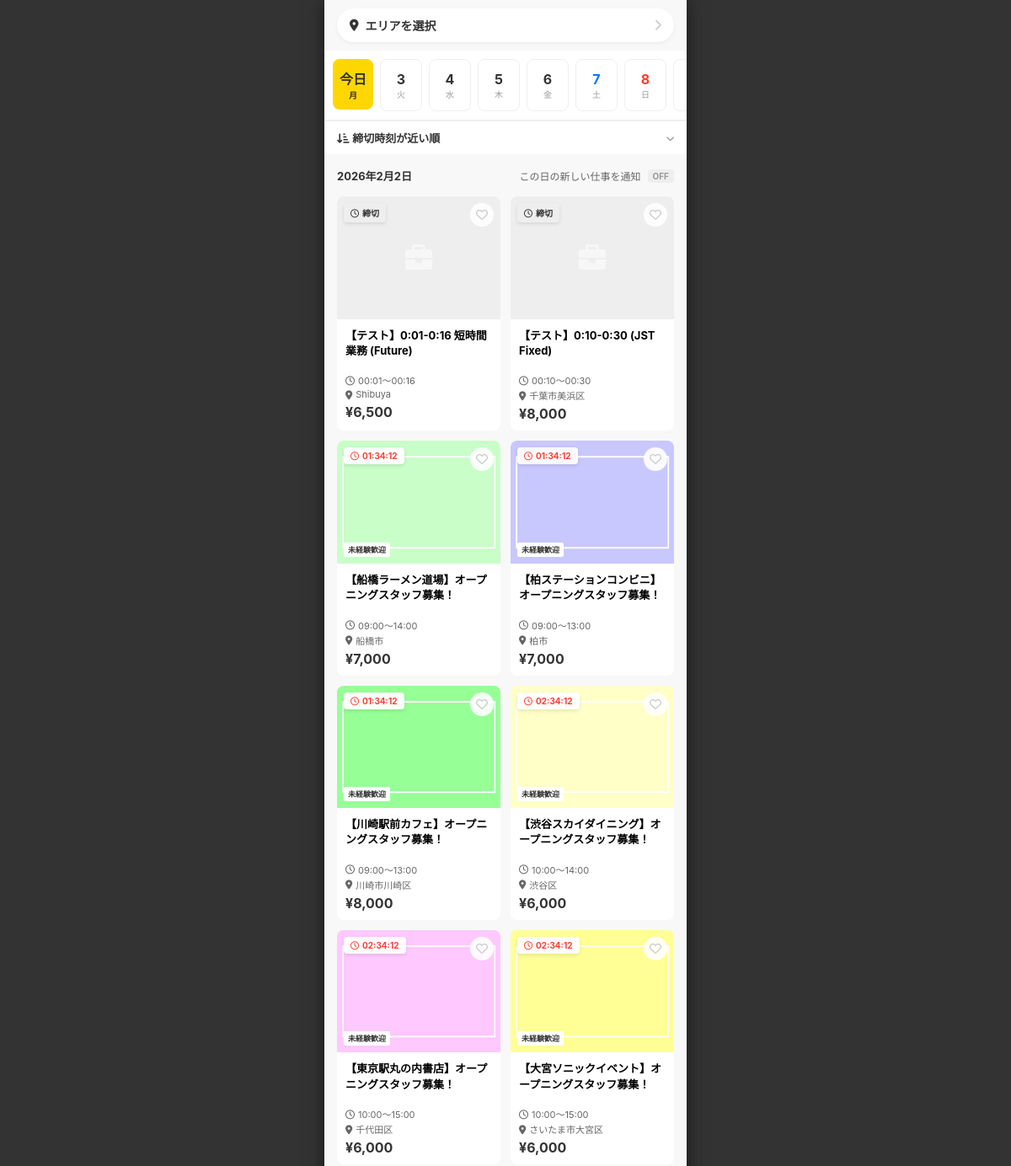
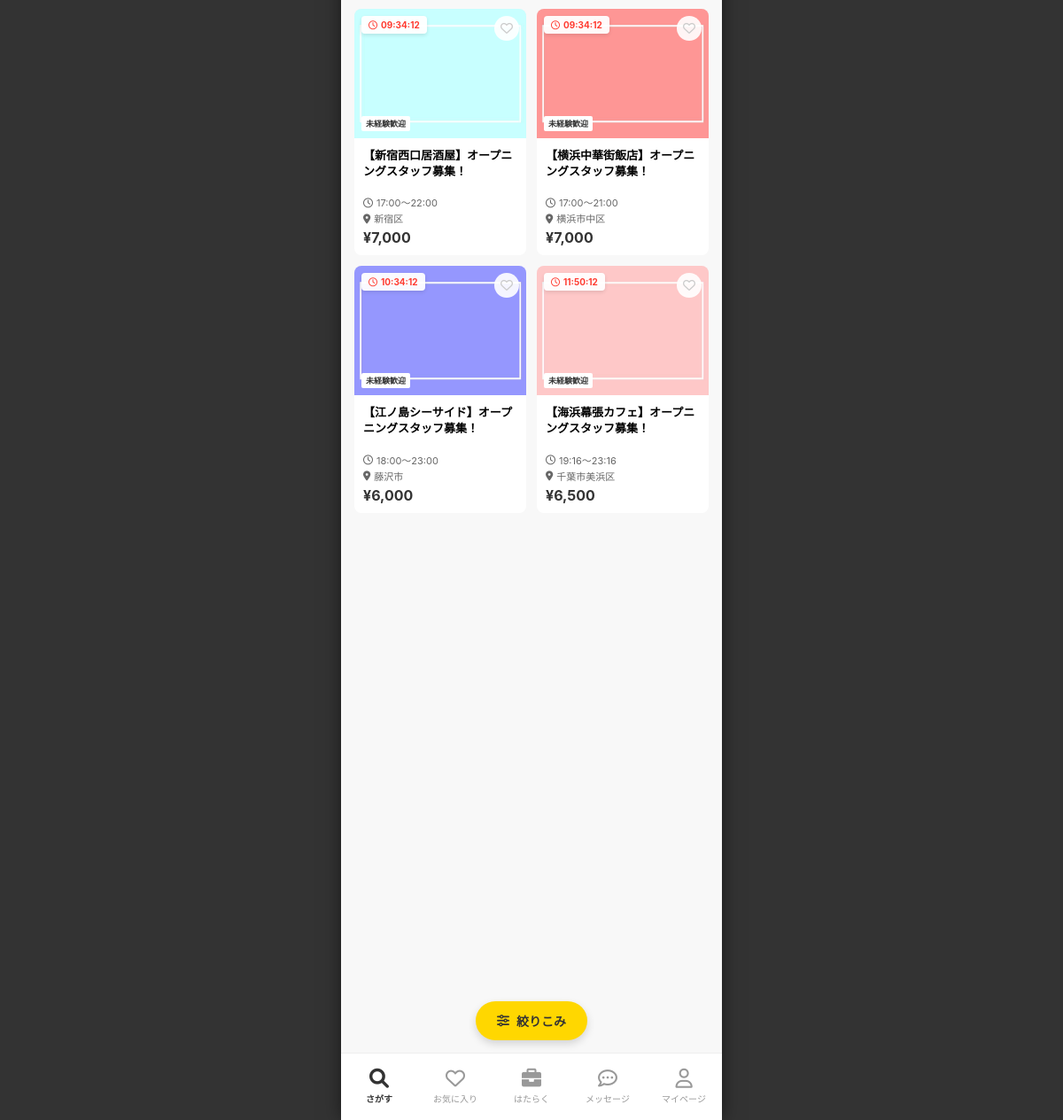
/home/, run on the app's committed database (2 pictures, top to bottom).
### business/models.py (models this page shows, shortened)
class JobPosting(models.Model):
    template = models.ForeignKey(JobTemplate, on_delete=models.CASCADE)
    work_date = models.DateField("勤務日")
    start_time = models.TimeField("開始時間")
    end_time = models.TimeField("終了時間")
    title = models.CharField("求人タイトル", max_length=200)
    work_content = models.TextField("業務内容", blank=True, null=True)
    is_long_term = models.BooleanField("長期バイト募集", default=False)
    hourly_wage = models.IntegerField("時給", default=1100)
    transportation_fee = models.IntegerField("交通費", default=500)
    recruitment_count = models.IntegerField("募集人数", default=1)
    break_start = models.TimeField("休憩開始時間", null=True, blank=True)
    break_duration = models.IntegerField("休憩時間(分)", default=0)
    application_deadline = models.DateTimeField("応募締切日時", null=True, blank=True)
    VISIBILITY_CHOICES = [
        ('public', '一般公開'),
        ('badge', 'バッジ限定'),
        ('group', 'グループ限定'),
        ('first_time', '初回ワーカー限定'),
        ('url', 'URL限定'),
    ]
    visibility = models.CharField("公開範囲", max_length=20, choices=VISIBILITY_CHOICES, default='public')
    is_published = models.BooleanField(default=True)
    created_at = models.DateTimeField(auto_now_add=True)
    @property
    def total_payment(self):
        return (self.hourly_wage * 5) + self.transportation_fee

class JobTemplate(models.Model):
    store = models.ForeignKey(Store, on_delete=models.CASCADE)
    title = models.CharField("求人タイトル", max_length=200)
    industry = models.CharField("業種", max_length=100)
    occupation = models.CharField("職種", max_length=100)
    work_content = models.TextField("業務内容")
    precautions = models.TextField("注意事項")
    has_unexperienced_welcome = models.BooleanField("未経験者歓迎", default=False)
    has_bike_car_commute = models.BooleanField("バイク/車通勤可", default=False)
    has_clothing_free = models.BooleanField("服装自由", default=False)
    has_coupon_get = models.BooleanField("クーポンGET", default=False)
    has_meal = models.BooleanField("まかないあり", default=False)
    has_hair_color_free = models.BooleanField("髪型/カラー自由", default=False)
    has_bike_bicycle_commute = models.BooleanField("バイク/自転車通勤可", default=False)
    has_bicycle_commute = models.BooleanField("自転車通勤可", default=False)
    has_transportation_allowance = models.BooleanField("交通費支給", default=False)
    belongings = models.TextField("持ち物", blank=True, null=True)
    requirements = models.TextField("働くための条件", blank=True, null=True)
    manual_pdf = models.FileField("業務に関する書類(PDF)", upload_to='job_manuals/', null=True, blank=True)
    address = models.CharField("就業場所の住所", max_length=255)
    access = models.TextField("アクセス", blank=True, null=True)
    contact_number = models.CharField("緊急連絡先", max_length=20)
    SMOKING_CHOICES = [
        ('indoor_no_smoking', '屋内禁煙'),
        ('indoor_smoking_separate', '分煙'),
        ('indoor_smoking_ok', '屋内喫煙可'),
    ]
    smoking_prevention = models.CharField("受動喫煙防止措置", max_length=50, choices=SMOKING_CHOICES, default='indoor_no_smoking')
    has_smoking_area = models.BooleanField("喫煙可能エリアでの作業あり", default=False)
    question1 = models.CharField("働く前の質問1", max_length=200, blank=True, null=True)
    question2 = models.CharField("働く前の質問2", max_length=200, blank=True, null=True)
    question3 = models.CharField("働く前の質問3", max_length=200, blank=True, null=True)
    requires_qualification = models.BooleanField("資格が必要ですか？", default=False)
    QUAL_CHOICES = [
        ('none', '選択してください'),
        ('ordinary_car_license', '普通自動車免許'),
        ('mid_size_car_license', '中型自動車免許'),
        ('large_size_car_license', '大型自動車免許'),
        ('semi_mid_size_car_license', '準中型自動車免許'),
        ('motorcycle_license', '普通自動二輪車免許'),
        ('large_motorcycle_license', '大型自動二輪車免許'),
        ('moped_license', '原付免許'),
        ('forklift', 'フォークリフト'),
        ('hazardous_materials_b4', '危険物取扱者（乙4）'),
        ('food_hygiene_manager', '食品衛生責任者'),
        ('cook', '調理師'),
        ('nursing_care_basics', '介護職員初任者研修'),
        ('registered_seller', '登録販売者'),
        ('security_guard_training', '警備員新任教育受講済'),
        ('health_supervisor', '衛生管理者'),
    ]
    qualification_type = models.CharField("資格種別(旧)", max_length=50, choices=QUAL_CHOICES, default='none', blank=True, null=True)
    qualification = models.ForeignKey(QualificationMaster, on_delete=models.SET_NULL, null=True, blank=True, verbose_name="必須資格")
    qualification_notes = models.TextField("資格の補足情報", blank=True, null=True)
    skills = models.TextField("必要なスキル", blank=True, null=True) # カンマ区切りなどで保存
    other_conditions = models.TextField("その他の条件", blank=True, null=True) # 改行区切りなどで保存
    auto_message = models.TextField("自動送信メッセージ", blank=True, null=True)
    created_at = models.DateTimeField(auto_now_add=True)

class Store(models.Model):
    business = models.ForeignKey(BusinessProfile, on_delete=models.CASCADE)
    store_name = models.CharField("店舗名", max_length=100)
    industry = models.CharField("業種", max_length=50, blank=True, null=True) # 画像準拠で追加
    post_code = models.CharField("郵便番号", max_length=7)
    prefecture = models.CharField("都道府県", max_length=20)
    city = models.CharField("市区町村名", max_length=100)
    address_line = models.CharField("町域・番地", max_length=100)
    building = models.CharField("建物名など", max_length=100, blank=True)
    latitude = models.FloatField("緯度", null=True, blank=True)
    longitude = models.FloatField("経度", null=True, blank=True)

class JobTemplatePhoto(models.Model):
    template = models.ForeignKey(JobTemplate, on_delete=models.CASCADE, related_name='photos')
    image = models.ImageField("写真", upload_to='job_templates/photos/')
    order = models.PositiveIntegerField("表示順", default=0)
    class Meta:
        ordering = ['order']

### jobs/views.py (the view, shortened to what this page needs)
# urls.py: path('home/', job_views.IndexView.as_view(), name='index'),
class IndexView(ListView):
    model = JobPosting
    template_name = 'Searchjobs/index.html'
    context_object_name = 'main_jobs'
    def get_queryset(self):
        self.today = timezone.localdate()
        date_str = self.request.GET.get('date', self.today.strftime('%Y-%m-%d'))
        try:
            self.selected_date = datetime.strptime(date_str, '%Y-%m-%d').date()
        except ValueError:
            self.selected_date = self.today
        self.selected_prefs = self.request.GET.getlist('pref')
        self.selected_prefs = [p for p in self.selected_prefs if p]
        if self.request.user.is_authenticated and not self.selected_prefs and not self.request.GET.get('date'):
            if hasattr(self.request.user, 'workerprofile') and self.request.user.workerprofile.target_prefectures:
                saved_prefs = self.request.user.workerprofile.target_prefectures.split(',')
                self.selected_prefs = [p for p in saved_prefs if p]
        flat_prefs = []
        for p in self.selected_prefs:
            if ',' in p:
                flat_prefs.extend(p.split(','))
            else:
                flat_prefs.append(p)
        self.selected_prefs = flat_prefs
        queryset = JobPosting.objects.filter(is_published=True, work_date=self.selected_date).prefetch_related('template__photos')
        if self.selected_prefs:
            queryset = queryset.filter(template__store__prefecture__in=self.selected_prefs)
        session_filters = self.request.session.get('job_filters', {})
        occupations = session_filters.get('occupations', [])
        if occupations:
            queryset = queryset.filter(template__occupation__in=occupations)
        rewards = session_filters.get('rewards', [])
        treatments = session_filters.get('treatments', [])
        time_ranges = session_filters.get('time_ranges', [])
        exclude_keyword = session_filters.get('exclude_keyword', '')
        if exclude_keyword:
            keywords = exclude_keyword.replace('　', ' ').split()
            for k in keywords:
                if k:
                    queryset = queryset.exclude(title__icontains=k).exclude(template__work_content__icontains=k)
        sort_type = self.request.GET.get('sort', 'deadline') # デフォルトは「締切時刻が近い順」
        if sort_type == 'deadline':
            queryset = queryset.order_by('work_date', 'start_time')
        elif sort_type == 'current_location':
            pass
        elif sort_type == 'specified_location':
            pass
        return queryset
    def get_context_data(self, **kwargs):
        context = super().get_context_data(**kwargs)
        user_fav_job_ids = []
        if self.request.user.is_authenticated:
            user_fav_job_ids = FavoriteJob.objects.filter(user=self.request.user).values_list('job_posting_id', flat=True)
        context.update({
            'date_list': [self.today + timedelta(days=i) for i in range(14)],
            'selected_date': self.selected_date,
            'selected_prefs': self.selected_prefs,
            'today': self.today,
            'user_fav_job_ids': set(user_fav_job_ids),
            'current_sort': self.request.GET.get('sort', 'deadline'), # 現在のソート順
        })
        return context

### jobs/templates/Searchjobs/index.html (shortened to what this page needs)
{% extends 'base_main.html' %}
{% load static %}
{% load humanize %}
{% block content %}
<div class="home-container">
    <a href="{% url 'location_home' %}" class="location-bar" style="text-decoration:none;">
        <div class="location-left">
            <i class="fa-solid fa-location-dot"></i>
            <span>{{ selected_prefs|join:"、"|default:"エリアを選択" }}</span>
        </div>
        <i class="fa-solid fa-chevron-right location-arrow"></i>
    </a>
    <div class="date-section">
        <div class="date-scroll">
            {% for d in date_list %}
            <a href="?date={{ d|date:'Y-m-d' }}&pref={{ selected_prefs|join:',' }}"
                class="date-chip {% if d == selected_date %}active{% endif %} {% if d|date:'w' == '0' %}sun{% elif d|date:'w' == '6' %}sat{% endif %}">
                {% if d == today %}
                <div class="date-day">今日</div>
                <div class="date-weekday">{{ d|date:"D" }}</div>
                {% else %}
                <div class="date-day">{{ d|date:"j" }}</div>
                <div class="date-weekday">{{ d|date:"D" }}</div>
                {% endif %}
            </a>
            {% endfor %}
        </div>
    </div>
    <div class="sort-bar">
        <button class="sort-btn" onclick="openSortModal()">
            <span>
                <i class="fa-solid fa-arrow-down-short-wide"></i>
                {% if current_sort == 'deadline' %}
                締切時刻が近い順
                {% elif current_sort == 'current_location' %}
                現在地から近い順
                {% elif current_sort == 'specified_location' %}
                指定した場所から近い順
                {% else %}
                並び替え
                {% endif %}
            </span>
            <i class="fa-solid fa-chevron-down" style="font-size:10px; color:#999;"></i>
        </button>
    </div>
    <div class="list-header">
        <div class="list-date-title">{{ selected_date|date:"Y年n月j日" }}</div>
        <div class="notification-toggle" onclick="toggleNotification('{{ selected_date|date:'Y年n月j日' }}')"
            style="cursor: pointer;">
            <span>この日の新しい仕事を通知</span>
            <span class="toggle-switch-off">OFF</span>
        </div>
    </div>
    <div class="job-grid">
        {% for job in main_jobs %}
        <a href="{% url 'job_detail' job.pk %}" class="job-card-grid">
            <div class="card-img-area">
                {% if job.template.photos.first %}
                <img src="{{ job.template.photos.first.image.url }}" class="card-img">
                {% else %}
                <div class="card-img"
                    style="background:{{ job.image_color|default:'#eee' }}; display:flex; align-items:center; justify-content:center;">
                    <i class="fa-solid fa-briefcase" style="color:rgba(255,255,255,0.5); font-size:32px;"></i>
                </div>
                {% endif %}
                <div class="badge-timer">
                    <i class="fa-regular fa-clock"></i>
                    <span class="timer"
                        data-deadline="{{ job.work_date|date:'Y/m/d' }} {{ job.start_time|date:'H:i' }}">計算中</span>
                </div>
                <div class="btn-fav-circle {% if job.id in user_fav_job_ids %}active{% endif %}"
                    onclick="event.preventDefault(); toggleFav({{ job.pk }}, this)">
                    <i class="fa-{% if job.id in user_fav_job_ids %}solid{% else %}regular{% endif %} fa-heart"></i>
                </div>
                {% if job.template.has_unexperienced_welcome %}
                <div class="img-tag">未経験歓迎</div>
                {% endif %}
            </div>
            <div class="card-content">
                <div class="card-title">{{ job.title }}</div>
                <div class="card-meta">
                    <i class="fa-regular fa-clock"></i> {{ job.start_time|date:"H:i" }}〜{{ job.end_time|date:"H:i" }}
                </div>
                <div class="card-meta">
                    <i class="fa-solid fa-location-dot"></i> {{ job.template.store.city }}
                </div>
                <div class="card-price">¥{{ job.total_payment|intcomma }}</div>
            </div>
        </a>
        {% empty %}
        <div class="empty-msg">
            この日の求人はまだありません<br>
            <span style="font-size:12px;">日付を変更して探してみてください</span>
        </div>
        {% endfor %}
    </div>
</div>
<a href="{% url 'refine_home' %}?from=index" class="floating-refine-btn">
    <i class="fa-solid fa-sliders"></i> 絞りこみ
</a>
{% endblock %}

### data on the page
JobPosting: title "【テスト】0:01-0:16 短時間業務 (Future)", start_time "00:01", end_time "00:16", template.store.city "Shibuya", total_payment "6,500"
JobPosting: title "【テスト】0:10-0:30 (JST Fixed)", start_time "00:10", end_time "00:30", template.store.city "千葉市美浜区", total_payment "8,000"
JobPosting: template.photos.first.image (picture), shows "未経験歓迎", title "【船橋ラーメン道場】オープニングスタッフ募集！", start_time "09:00", end_time "14:00", template.store.city "船橋市", total_payment "7,000"
JobPosting: template.photos.first.image (picture), shows "未経験歓迎", title "【柏ステーションコンビニ】オープニングスタッフ募集！", start_time "09:00", end_time "13:00", template.store.city "柏市", total_payment "7,000"
JobPosting: template.photos.first.image (picture), shows "未経験歓迎", title "【川崎駅前カフェ】オープニングスタッフ募集！", start_time "09:00", end_time "13:00", template.store.city "川崎市川崎区", total_payment "8,000"
JobPosting: template.photos.first.image (picture), shows "未経験歓迎", title "【渋谷スカイダイニング】オープニングスタッフ募集！", start_time "10:00", end_time "14:00", template.store.city "渋谷区", total_payment "6,000"
JobPosting: template.photos.first.image (picture), shows "未経験歓迎", title "【東京駅丸の内書店】オープニングスタッフ募集！", start_time "10:00", end_time "15:00", template.store.city "千代田区", total_payment "6,000"
JobPosting: template.photos.first.image (picture), shows "未経験歓迎", title "【大宮ソニックイベント】オープニングスタッフ募集！", start_time "10:00", end_time "15:00", template.store.city "さいたま市大宮区", total_payment "6,000"
JobPosting: template.photos.first.image (picture), shows "未経験歓迎", title "【新宿西口居酒屋】オープニングスタッフ募集！", start_time "17:00", end_time "22:00", template.store.city "新宿区", total_payment "7,000"
JobPosting: template.photos.first.image (picture), shows "未経験歓迎", title "【横浜中華街飯店】オープニングスタッフ募集！", start_time "17:00", end_time "21:00", template.store.city "横浜市中区", total_payment "7,000"
JobPosting: template.photos.first.image (picture), shows "未経験歓迎", title "【江ノ島シーサイド】オープニングスタッフ募集！", start_time "18:00", end_time "23:00", template.store.city "藤沢市", total_payment "6,000"
JobPosting: template.photos.first.image (picture), shows "未経験歓迎", title "【海浜幕張カフェ】オープニングスタッフ募集！", start_time "19:16", end_time "23:16", template.store.city "千葉市美浜区", total_payment "6,500"

### other printed values
{{ selected_prefs|join:"、"|default:"エリアを選択" }} "エリアを選択"
{{ d|date:"D" }} "月"
{{ d|date:"j" }} "3" "4" "5" "6" "7" "8"
{{ d|date:"D" }} "火" "水" "木" "金" "土" "日"
{{ selected_date|date:"Y年n月j日" }} "2026年2月2日"
